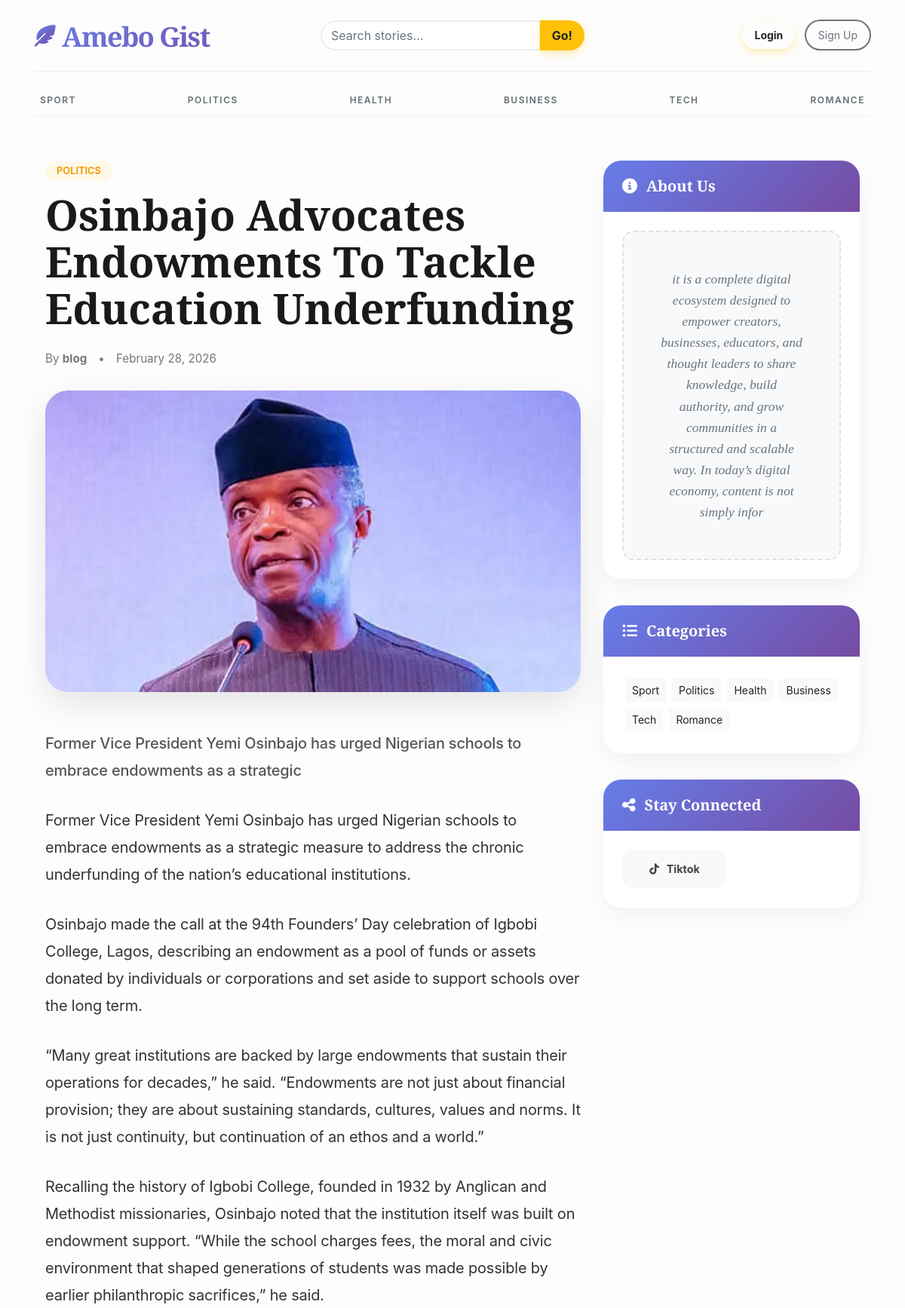
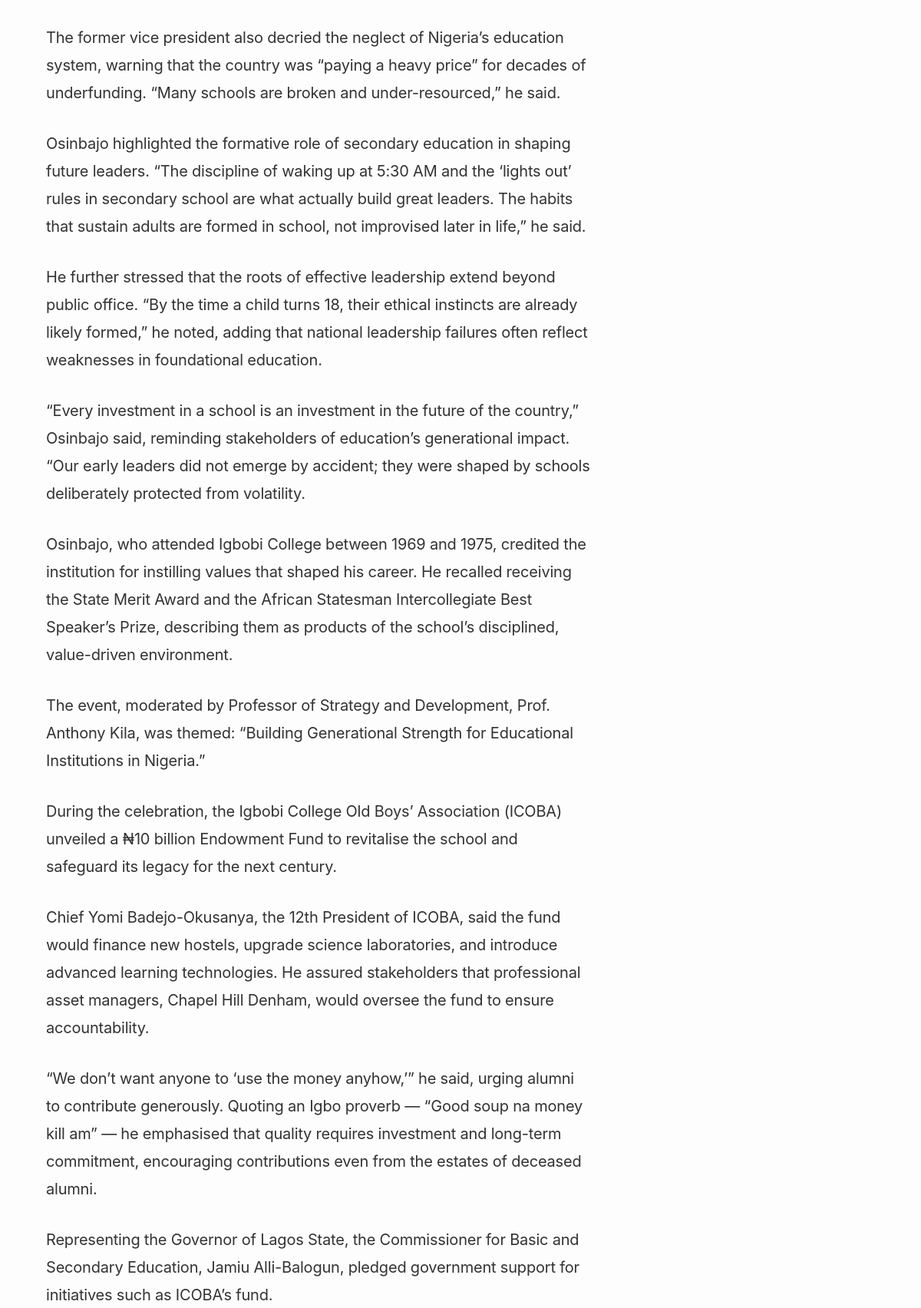
The app's page /blogs/osinbajo-advocates-endowments-to-tackle-education-underfunding-13 (upper part) with its own data (2 pictures, top to bottom).
### blogs/models.py (models this page shows, shortened)
class Category(models.Model):
    category_name = models.CharField(max_length=50, unique=True)
    created_at = models.DateTimeField(auto_now_add=True)
    updated_at = models.DateTimeField(auto_now=True)
    class Meta:
        verbose_name_plural = 'Categories'
    def __str__(self):
        return self.category_name

class Blog(models.Model):
    title = models.CharField(max_length=100)
    slug = models.SlugField(max_length=100, unique=True, null=True, blank=True)
    category = models.ForeignKey(Category, on_delete=models.CASCADE)
    author = models.ForeignKey('auth.User', on_delete=models.CASCADE)
    featured_image = models.ImageField(upload_to='uploads/%Y/%m/%d/')
    short_description = models.TextField(max_length=100)
    blog_body = models.TextField()
    status = models.CharField(max_length=20, choices=STATUS_CHOICES, default='Draft')
    is_featured = models.BooleanField(default=False)
    created_at = models.DateTimeField(auto_now_add=True)
    updated_at = models.DateTimeField(auto_now=True)
    @property
    def author_name(self):
        try:
            return self.author.userprofile.display_name
        except:
            return self.author.first_name if self.author.first_name else self.author.username
    @property
    def author_bio(self):
        try:
            return self.author.userprofile.safe_bio
        except:
            return "No bio available for this author."

### assignments/models.py (models this page shows, shortened)
class About(models.Model):
    about_heading = models.CharField(max_length=25)
    about_description = models.TextField(max_length=255)
    created_at = models.DateTimeField(auto_now_add=True)
    updated_at = models.DateTimeField(auto_now=True)
    class Meta:
        verbose_name_plural = "About"

class SocialLink(models.Model):
    platform = models.CharField(max_length=25)
    link = models.URLField(max_length=255)
    created_at = models.DateTimeField(auto_now_add=True)
    updated_at = models.DateTimeField(auto_now=True)

### blogs/views.py (the view, shortened to what this page needs)
# urls.py: path('blogs/<slug:slug>', Blog_views.blogs, name='blogs'),
def blogs(request, slug):
    single_blog = get_object_or_404(Blog, slug=slug, status='Published')
    related_posts = Blog.objects.filter(category=single_blog.category, status='Published').exclude(id=single_blog.id).order_by('-created_at')[:3]
    comments = Comment.objects.filter(blog=single_blog)
    comment_count = comments.count()
    context = {
        'single_blog': single_blog,
        'comments': comments,
        'comment_count': comment_count,
        'related_posts': related_posts,
    }
    return render(request, 'blogs.html', context)

### blogs/context_processors.py (called while the page is built)
def get_categories(request):
    categories = Category.objects.all()
    return dict(categories=categories)

def get_social_links(request):
    social_links = SocialLink.objects.all()
    return dict(social_links=social_links)

def get_about(request):
    about = About.objects.all().first()
    return dict(about=about)

### templates/blogs.html (shortened to what this page needs)
{% extends 'base.html' %} {% block content %}
<div class="container blog-container">
  <div class="row">
    <div class="col-lg-8">
      <article>
        <header>
          <a class="category-badge" href="#!">{{ single_blog.category }}</a>
          <h1 class="article-title mt-3">{{ single_blog.title }}</h1>
          <div class="meta-info">
            <span>By <strong>{{ single_blog.author }}</strong></span>
            <span>•</span>
            <span>{{ single_blog.created_at | date:"F d, Y" }}</span>
          </div>
        </header>
        <div class="featured-img-wrapper">
          <img
            class="img-fluid w-100"
            src="{{ single_blog.featured_image.url }}"
            alt="{{ single_blog.title }}"
          />
        </div>
        <section class="blog-content-body">
          <p class="lead" style="font-weight: 500; color: #555">
            {{ single_blog.short_description }}
          </p>
          <div class="main-text">{{ single_blog.blog_body | linebreaks }}</div>
        </section>
      </article>
    </div>
    <aside class="col-lg-4">
      <div class="sidebar-card">
        <div class="widget-header">
          <i class="fa-solid fa-circle-info"></i>
          {{ about.about_heading }}
        </div>
        <div class="widget-body">
          <p class="text-muted mb-0" style="line-height: 1.6">
            {{ about.about_description }}
          </p>
        </div>
      </div>
      <div class="sidebar-card">
        <div class="widget-header">
          <i class="fa-solid fa-list-ul"></i>
          Categories
        </div>
        <div class="widget-body">
          <div class="d-flex flex-wrap gap-2">
            {% for cat in categories %}
            <a
              href="{% url 'post_by_category' cat.id %}"
              class="btn btn-light btn-sm rounded-pill m-1"
              >{{ cat.category_name }}</a
            >
            {% endfor %}
          </div>
        </div>
      </div>
      {% if social_links %}
      <div class="sidebar-card">
        <div class="widget-header">
          <i class="fa-solid fa-share-nodes"></i>
          Stay Connected
        </div>
        <div class="widget-body">
          <div class="social-links-grid">
            {% for i in social_links %}
            <a href="{{ i.link }}" class="social-btn" target="_blank">
              <i class="fa-brands fa-{{ i.platform | lower }}"></i>
              {{ i.platform }}
            </a>
            {% endfor %}
          </div>
        </div>
      </div>
      {% endif %}
    </aside>
  </div>
</div>
{% endblock %}

### templates/base.html (shortened to what this page needs)
 {% load static %}
<!DOCTYPE html>
<html lang="en">
<head>
    <link href="https://getbootstrap.com/docs/4.0/dist/css/bootstrap.min.css" rel="stylesheet">
    <link rel="stylesheet" href="https://cdnjs.cloudflare.com/ajax/libs/font-awesome/6.4.0/css/all.min.css">
    <link href="{% static 'css/blog.css' %}" rel="stylesheet">
  </head>
<body>
    <div class="container">
      <header class="blog-header py-3">
        <div class="row flex-nowrap justify-content-between align-items-center">
          <div class="col-6 col-md-4 pt-1">
            <a class="blog-header-logo" href="/">
                <i class="fa-solid fa-feather-pointed logo-icon"></i>
                <span class="d-inline-block">Amebo Gist</span>
            </a>
          </div>
          <div class="col-md-4 d-none d-md-block" style="text-align: center;">
            <form action="{% url 'search' %}" method="get">
              <div class="input-group">
                <input class="form-control search-form-control" type="text" name="keyword" value="{{ keyword }}" placeholder="Search stories..." aria-label="Search" />
                <div class="input-group-append">
                  <button type="submit" class="btn btn-warning rounded-pill px-3 ml-n5" style="z-index: 5;">Go!</button>
                </div>
              </div>
            </form>
          </div>
          <div class="col-6 col-md-4 d-flex justify-content-end align-items-center">
            <div class="header-auth-buttons">
                {% if user.is_authenticated %}
                    <span class="text-muted small mr-2 d-none d-lg-inline">Hi, {{ user.username }}</span>
                    <a class="btn btn-sm btn-warning rounded-pill px-3 mr-2" href="{% url 'dashboard' %}" style="background: var(--primary-gradient); border: none; font-weight: 700;">Dashboard</a>
                    <a class="btn btn-sm btn-outline-secondary rounded-pill px-3" href="{% url 'logout' %}">Logout</a>
                {% else %}
                    <a class="btn btn-sm btn-warning rounded-pill px-3 mr-2" href="{% url 'login' %}" style="background: var(--primary-gradient); border: none; font-weight: 700;">Login</a>
                    <a class="btn btn-sm btn-outline-secondary rounded-pill px-3" href="{% url 'register' %}">Sign Up</a>
                {% endif %}
            </div>
          </div>
        </div>
      </header>
      <div class="nav-scroller py-1 mb-2">
        <nav class="nav d-flex justify-content-between">
          {% for category in categories %}
          <a class="p-2 text-muted" href="{% url 'post_by_category' category.id %}">{{ category.category_name }}</a>
          {% endfor %}
        </nav>
      </div>
 {% block content %}
 {% endblock %}
</body>
</html>

### blog_main/static/css/blog.css (style rules this page uses)
body { background-color: #fdfdfd; color: #2d3436; font-family: -apple-system, BlinkMacSystemFont, "Segoe UI", Roboto, "Helvetica Neue", Arial, sans-serif; line-height: 1.6; overflow-x: hidden; }
h1, h2, h3, h4, .blog-header-logo { font-family: 'Playfair Display', serif; font-weight: 900 !important; }
a { transition: all 0.3s ease; color: inherit; }
.blog-header { border-bottom: 1px solid rgba(0,0,0,0.05); margin-bottom: 1rem; }
.blog-header-logo { font-size: 2.5rem; letter-spacing: -1.5px; text-decoration: none !important; color: #212529 !important; }
.nav-scroller { border-bottom: 1px solid #eee; margin-bottom: 2.5rem; }
.nav-scroller .nav { display: flex; justify-content: space-between; }
.nav-scroller a { font-weight: 600; text-transform: uppercase; font-size: 0.75rem; letter-spacing: 1.5px; color: #636e72 !important; padding: 1rem 0; }
.btn-warning { border-radius: 50px; padding: 0.5rem 1.5rem; font-weight: 700; background-color: #ffc107; border: none; box-shadow: 0 4px 12px rgba(255, 193, 7, 0.3); }
.btn-outline-secondary { border-radius: 50px; padding: 0.5rem 1.5rem; border-width: 2px; }
.empty-msg, p:only-child:not(.lead) { padding: 3rem; background: #f8f9fa; border: 2px dashed #dee2e6; color: #6c757d; text-align: center; border-radius: 15px; font-size: 1.1rem; font-family: 'Playfair Display', serif; font-style: italic; }

### templates/base.html (style rules this page uses)
.blog-header-logo { font-family: 'Playfair Display', serif; font-size: 2.25rem; font-weight: 900; text-decoration: none !important; background: linear-gradient(135deg, #667eea 0%, #764ba2 100%); -webkit-background-clip: text; background-clip: text; -webkit-text-fill-color: transparent; display: flex; align-items: center; gap: 10px; }
.logo-icon { font-size: 1.8rem; background: linear-gradient(135deg, #667eea 0%, #764ba2 100%); -webkit-background-clip: text; background-clip: text; -webkit-text-fill-color: transparent; }
.search-form-control { border-radius: 50px; border: 2px solid #eee; transition: all 0.3s; }

### templates/blogs.html (style rules this page uses)
.blog-container { padding-top: 50px; padding-bottom: 80px; }
.article-title { font-family: "Playfair Display", serif; font-weight: 900; font-size: 3.5rem; line-height: 1.1; color: #1a1a1a; margin-bottom: 25px; }
.meta-info { font-size: 0.95rem; color: #777; margin-bottom: 30px; display: flex; align-items: center; gap: 15px; }
.category-badge { background: #fef9e7; color: #f39c12; padding: 5px 15px; border-radius: 50px; font-size: 0.8rem; font-weight: 700; text-transform: uppercase; text-decoration: none; transition: all 0.3s; }
.featured-img-wrapper { border-radius: 30px; overflow: hidden; margin-bottom: 50px; box-shadow: 0 15px 45px rgba(0, 0, 0, 0.1); }
.blog-content-body { font-family: "Inter", system-ui, -apple-system, sans-serif; font-size: 1.25rem; line-height: 1.8; color: #333; letter-spacing: -0.01em; }
.blog-content-body p { margin-bottom: 30px; }
.sidebar-card { background: #fff; border-radius: 24px; border: none; padding: 0; overflow: hidden; box-shadow: 0 10px 30px rgba(0, 0, 0, 0.05); margin-bottom: 35px; transition: all 0.3s ease; }
.widget-header { background: linear-gradient(135deg, #667eea 0%, #764ba2 100%); color: white; padding: 18px 25px; font-family: "Playfair Display", serif; font-weight: 800; font-size: 1.25rem; display: flex; align-items: center; gap: 12px; }
.widget-body { padding: 25px; }
.social-links-grid { display: grid; grid-template-columns: repeat(2, 1fr); gap: 12px; }
.social-btn { display: flex; align-items: center; justify-content: center; gap: 10px; padding: 12px; border-radius: 15px; font-weight: 700; font-size: 0.9rem; text-decoration: none !important; transition: all 0.3s ease; border: 2px solid #f8f9fa; background: #f8f9fa; color: #444; }

### records on screen
Category: category_name "SPORT", category_name "Sport"
Category: category_name "POLITICS", category_name "Politics"
Category: category_name "HEALTH", category_name "Health"
Category: category_name "BUSINESS", category_name "Business"
Category: category_name "TECH", category_name "Tech"
Category: category_name "ROMANCE", category_name "Romance"
Blog: category "POLITICS", title "Osinbajo Advocates Endowments To Tackle Education Underfunding", author "blog", created_at "February 28, 2026", featured_image (picture), short_description "Former Vice President Yemi Osinbajo has urged Nigerian schools to embrace endowments as a strategic", blog_body "Former Vice President Yemi Osinbajo has urged Nigerian schools to embrace endowments as a strategic measure to address the chronic underfunding of the nation’s educational institutions. Osinbajo made the call at the 94th Founders’ Day celebration of Igbobi College, Lagos, describing an endowment as a pool of funds or assets donated by individuals or corporations and set aside to support schools over the long term. “Many great institutions are backed by large endowments that sustain their operations for decades,” he said. “Endowments are not just about financial provision; they are about sustaining standards, cultures, values and norms. It is not just continuity, but continuation of an ethos…"
About: about_heading "About Us", about_description "it is a complete digital ecosystem designed to empower creators, businesses, educators, and thought leaders to share knowledge, build authority, and grow communities in a structured and scalable way. In today’s digital economy, content is not simply infor"
SocialLink: platform "Tiktok"
